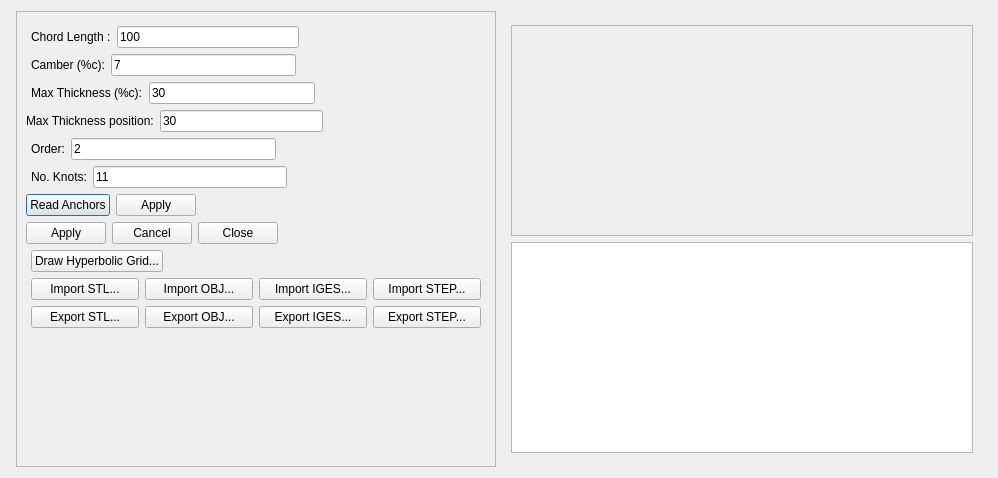
<?xml version="1.0" encoding="UTF-8"?>
<ui version="4.0">
 <class>DialogAirfoilDesigner</class>
 <widget class="QDialog" name="DialogAirfoilDesigner">
  <property name="geometry">
   <rect>
    <x>0</x>
    <y>0</y>
    <width>998</width>
    <height>478</height>
   </rect>
  </property>
  <property name="windowTitle">
   <string>Dialog</string>
  </property>
  <layout class="QGridLayout" name="gridLayout_3">
   <item row="0" column="0">
    <layout class="QHBoxLayout" name="horizontalLayout" stretch="0,0">
     <property name="leftMargin">
      <number>5</number>
     </property>
     <property name="rightMargin">
      <number>5</number>
     </property>
     <item>
      <widget class="QScrollArea" name="scrollArea_CONTROL_WIDGET">
       <property name="widgetResizable">
        <bool>true</bool>
       </property>
       <widget class="QWidget" name="scrollAreaWidgetContents_2">
        <property name="geometry">
         <rect>
          <x>0</x>
          <y>0</y>
          <width>480</width>
          <height>456</height>
         </rect>
        </property>
        <layout class="QGridLayout" name="gridLayout">
         <item row="0" column="0">
          <layout class="QVBoxLayout" name="verticalLayout_2">
           <property name="topMargin">
            <number>5</number>
           </property>
           <property name="bottomMargin">
            <number>5</number>
           </property>
           <item>
            <layout class="QHBoxLayout" name="horizontalLayout_2">
             <property name="leftMargin">
              <number>5</number>
             </property>
             <property name="rightMargin">
              <number>5</number>
             </property>
             <item>
              <widget class="QLabel" name="label">
               <property name="text">
                <string>Chord Length :</string>
               </property>
              </widget>
             </item>
             <item>
              <widget class="QLineEdit" name="lineEdit_CHORD_LENGTH">
               <property name="text">
                <string>100</string>
               </property>
              </widget>
             </item>
             <item>
              <spacer name="horizontalSpacer">
               <property name="orientation">
                <enum>Qt::Horizontal</enum>
               </property>
               <property name="sizeHint" stdset="0">
                <size>
                 <width>40</width>
                 <height>20</height>
                </size>
               </property>
              </spacer>
             </item>
            </layout>
           </item>
           <item>
            <layout class="QHBoxLayout" name="horizontalLayout_3">
             <property name="leftMargin">
              <number>5</number>
             </property>
             <property name="rightMargin">
              <number>5</number>
             </property>
             <item>
              <widget class="QLabel" name="label_2">
               <property name="text">
                <string>Camber (%c):</string>
               </property>
              </widget>
             </item>
             <item>
              <widget class="QLineEdit" name="lineEdit_CAMBER">
               <property name="text">
                <string>7</string>
               </property>
              </widget>
             </item>
             <item>
              <spacer name="horizontalSpacer_2">
               <property name="orientation">
                <enum>Qt::Horizontal</enum>
               </property>
               <property name="sizeHint" stdset="0">
                <size>
                 <width>40</width>
                 <height>20</height>
                </size>
               </property>
              </spacer>
             </item>
            </layout>
           </item>
           <item>
            <layout class="QHBoxLayout" name="horizontalLayout_4">
             <property name="leftMargin">
              <number>5</number>
             </property>
             <property name="rightMargin">
              <number>5</number>
             </property>
             <item>
              <widget class="QLabel" name="label_3">
               <property name="text">
                <string>Max Thickness (%c):</string>
               </property>
              </widget>
             </item>
             <item>
              <widget class="QLineEdit" name="lineEdit_MAX_THICKNESS">
               <property name="text">
                <string>30</string>
               </property>
              </widget>
             </item>
             <item>
              <spacer name="horizontalSpacer_3">
               <property name="orientation">
                <enum>Qt::Horizontal</enum>
               </property>
               <property name="sizeHint" stdset="0">
                <size>
                 <width>40</width>
                 <height>20</height>
                </size>
               </property>
              </spacer>
             </item>
            </layout>
           </item>
           <item>
            <layout class="QHBoxLayout" name="horizontalLayout_9">
             <item>
              <widget class="QLabel" name="label_6">
               <property name="text">
                <string>Max Thickness position:</string>
               </property>
              </widget>
             </item>
             <item>
              <widget class="QLineEdit" name="lineEdit_MAX_THICKNESS_POS">
               <property name="text">
                <string>30</string>
               </property>
              </widget>
             </item>
             <item>
              <spacer name="horizontalSpacer_8">
               <property name="orientation">
                <enum>Qt::Horizontal</enum>
               </property>
               <property name="sizeHint" stdset="0">
                <size>
                 <width>40</width>
                 <height>20</height>
                </size>
               </property>
              </spacer>
             </item>
            </layout>
           </item>
           <item>
            <layout class="QHBoxLayout" name="horizontalLayout_5">
             <property name="leftMargin">
              <number>5</number>
             </property>
             <property name="rightMargin">
              <number>5</number>
             </property>
             <item>
              <widget class="QLabel" name="label_4">
               <property name="text">
                <string>Order:</string>
               </property>
              </widget>
             </item>
             <item>
              <widget class="QLineEdit" name="lineEdit_ORDER">
               <property name="text">
                <string>2</string>
               </property>
              </widget>
             </item>
             <item>
              <spacer name="horizontalSpacer_4">
               <property name="orientation">
                <enum>Qt::Horizontal</enum>
               </property>
               <property name="sizeHint" stdset="0">
                <size>
                 <width>40</width>
                 <height>20</height>
                </size>
               </property>
              </spacer>
             </item>
            </layout>
           </item>
           <item>
            <layout class="QHBoxLayout" name="horizontalLayout_6">
             <property name="leftMargin">
              <number>5</number>
             </property>
             <property name="rightMargin">
              <number>5</number>
             </property>
             <item>
              <widget class="QLabel" name="label_5">
               <property name="text">
                <string>No. Knots:</string>
               </property>
              </widget>
             </item>
             <item>
              <widget class="QLineEdit" name="lineEdit_NO_KNOTS">
               <property name="text">
                <string>11</string>
               </property>
              </widget>
             </item>
             <item>
              <spacer name="horizontalSpacer_5">
               <property name="orientation">
                <enum>Qt::Horizontal</enum>
               </property>
               <property name="sizeHint" stdset="0">
                <size>
                 <width>40</width>
                 <height>20</height>
                </size>
               </property>
              </spacer>
             </item>
            </layout>
           </item>
           <item>
            <layout class="QHBoxLayout" name="horizontalLayout_8">
             <item>
              <widget class="QPushButton" name="pushButton_READ_ANCHORS">
               <property name="text">
                <string>Read Anchors</string>
               </property>
              </widget>
             </item>
             <item>
              <widget class="QPushButton" name="pushButton_APPLY_READ_ANCHORS">
               <property name="text">
                <string>Apply</string>
               </property>
              </widget>
             </item>
             <item>
              <spacer name="horizontalSpacer_7">
               <property name="orientation">
                <enum>Qt::Horizontal</enum>
               </property>
               <property name="sizeHint" stdset="0">
                <size>
                 <width>40</width>
                 <height>20</height>
                </size>
               </property>
              </spacer>
             </item>
            </layout>
           </item>
           <item>
            <layout class="QHBoxLayout" name="horizontalLayout_7">
             <item>
              <widget class="QPushButton" name="pushButton_APPLY_FULL">
               <property name="text">
                <string>Apply</string>
               </property>
              </widget>
             </item>
             <item>
              <widget class="QPushButton" name="pushButton_CANCEL">
               <property name="text">
                <string>Cancel</string>
               </property>
              </widget>
             </item>
             <item>
              <widget class="QPushButton" name="pushButton_CLOSE">
               <property name="text">
                <string>Close</string>
               </property>
              </widget>
             </item>
             <item>
              <spacer name="horizontalSpacer_6">
               <property name="orientation">
                <enum>Qt::Horizontal</enum>
               </property>
               <property name="sizeHint" stdset="0">
                <size>
                 <width>40</width>
                 <height>20</height>
                </size>
               </property>
              </spacer>
             </item>
            </layout>
           </item>
           <item>
            <layout class="QHBoxLayout" name="horizontalLayout_10" stretch="0,0">
             <property name="leftMargin">
              <number>5</number>
             </property>
             <property name="rightMargin">
              <number>5</number>
             </property>
             <item>
              <widget class="QPushButton" name="pushButton_DRAW_H_GRID">
               <property name="text">
                <string>Draw Hyperbolic Grid...</string>
               </property>
              </widget>
             </item>
             <item>
              <spacer name="horizontalSpacer_9">
               <property name="orientation">
                <enum>Qt::Horizontal</enum>
               </property>
               <property name="sizeHint" stdset="0">
                <size>
                 <width>40</width>
                 <height>20</height>
                </size>
               </property>
              </spacer>
             </item>
            </layout>
           </item>
           <item>
            <layout class="QHBoxLayout" name="horizontalLayout_11">
             <property name="leftMargin">
              <number>5</number>
             </property>
             <property name="rightMargin">
              <number>5</number>
             </property>
             <item>
              <widget class="QPushButton" name="pushButton_IMPORT_STL">
               <property name="text">
                <string>Import STL...</string>
               </property>
              </widget>
             </item>
             <item>
              <widget class="QPushButton" name="pushButton_IMPORT_OBJ">
               <property name="text">
                <string>Import OBJ...</string>
               </property>
              </widget>
             </item>
             <item>
              <widget class="QPushButton" name="pushButton_IMPORT_IGES">
               <property name="text">
                <string>Import IGES...</string>
               </property>
              </widget>
             </item>
             <item>
              <widget class="QPushButton" name="pushButton_IMPORT_STEP">
               <property name="text">
                <string>Import STEP...</string>
               </property>
              </widget>
             </item>
            </layout>
           </item>
           <item>
            <layout class="QHBoxLayout" name="horizontalLayout_12">
             <property name="leftMargin">
              <number>5</number>
             </property>
             <property name="rightMargin">
              <number>5</number>
             </property>
             <item>
              <widget class="QPushButton" name="pushButton_EXPORT_STL">
               <property name="text">
                <string>Export STL...</string>
               </property>
              </widget>
             </item>
             <item>
              <widget class="QPushButton" name="pushButton_EXPORT_OBJ">
               <property name="text">
                <string>Export OBJ...</string>
               </property>
              </widget>
             </item>
             <item>
              <widget class="QPushButton" name="pushButton_EXPORT_IGES_2">
               <property name="text">
                <string>Export IGES...</string>
               </property>
              </widget>
             </item>
             <item>
              <widget class="QPushButton" name="pushButton_EXPORT_STEP">
               <property name="text">
                <string>Export STEP...</string>
               </property>
              </widget>
             </item>
            </layout>
           </item>
          </layout>
         </item>
         <item row="1" column="0">
          <spacer name="verticalSpacer_2">
           <property name="orientation">
            <enum>Qt::Vertical</enum>
           </property>
           <property name="sizeHint" stdset="0">
            <size>
             <width>20</width>
             <height>40</height>
            </size>
           </property>
          </spacer>
         </item>
        </layout>
       </widget>
      </widget>
     </item>
     <item>
      <widget class="QWidget" name="widget_SCREEN" native="true">
       <layout class="QGridLayout" name="gridLayout_2">
        <item row="0" column="0">
         <layout class="QVBoxLayout" name="verticalLayout" stretch="0,0">
          <property name="topMargin">
           <number>5</number>
          </property>
          <property name="bottomMargin">
           <number>5</number>
          </property>
          <item>
           <widget class="QScrollArea" name="scrollArea_GRAPHICS_WINDOW">
            <property name="widgetResizable">
             <bool>true</bool>
            </property>
            <widget class="QWidget" name="scrollAreaWidgetContents">
             <property name="geometry">
              <rect>
               <x>0</x>
               <y>0</y>
               <width>460</width>
               <height>210</height>
              </rect>
             </property>
            </widget>
           </widget>
          </item>
          <item>
           <widget class="QTextEdit" name="textEdit_CONSOLE_WINDOW"/>
          </item>
         </layout>
        </item>
       </layout>
      </widget>
     </item>
    </layout>
   </item>
  </layout>
 </widget>
 <resources/>
 <connections/>
</ui>
